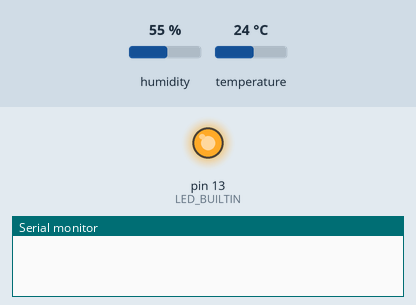
Recording of a sketch running on a simulated Arduino Uno, built with avr-gcc and run on an emulated ATmega328P. On the bench: output pins drawn as LEDs (lit = HIGH), the last lines printed to the serial monitor. Inputs (shaded band) come from the test bench; at power-on: humidity 55 %, temperature 24 °C. Pins used as bus, display or sensor lines are not drawn.

Above: at 0.1 s.
At 5.8 s:
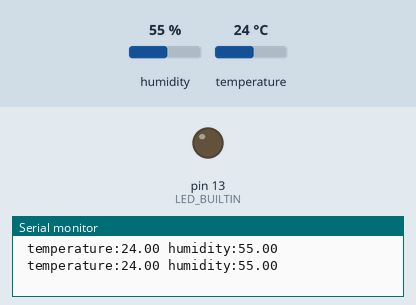
5.9 s: humidity set to 22 %
10.2 s: temperature set to 12 °C
14.5 s: humidity set to 40 %
Timing chart, 0 to 17.5 s (numbered marks = the images above; inputs shaded):
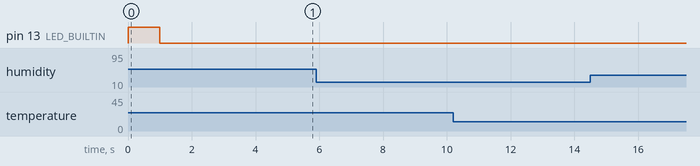

The sketch:

DHT11.ino
```cpp
#include <DHT11.h>
#include <Wire.h>
#include <LiquidCrystal_I2C.h>

int pin = 13;    // 연결한 아두이노 디지털 핀 번호
DHT11 dht11(pin);

LiquidCrystal_I2C lcd(0x27,16,2);
void setup()
{
   Serial.begin(9600);
   pinMode(LED_BUILTIN, OUTPUT);pinMode(LED_BUILTIN, OUTPUT);
//   lcd.init();
//   lcd.backlight();
}

void loop()
{
  digitalWrite(LED_BUILTIN, HIGH);   // turn the LED on (HIGH is the voltage level)
  delay(1000);                       // wait for a second
  digitalWrite(LED_BUILTIN, LOW);    // turn the LED off by making the voltage LOW
  delay(1000);                       // wait for a seconddigitalWrite(LED_BUILTIN, HIGH);   // turn the LED on (HIGH is the voltage level)

  int err;
  float temp, humi;
//  float t = dht11.readTemperature();

  if((err=dht11.read(humi, temp))==0){
    Serial.print(" temperature:");
    Serial.print(temp);
    Serial.print(" humidity:");
    Serial.print(humi);
    Serial.println();

//    lcd.clear();
//    lcd.setCursor(0,0);
//    lcd.print("Temp = ");
//    lcd.print(temp);
//    lcd.setCursor(0,1);
//    lcd.print("Humi = ");
//    lcd.print(humi);
  }else{
    Serial.println();
    Serial.print("Error No :");
    Serial.print(err);
    Serial.println();
  }
  delay(1000); //delay for rereadint err;
}
```
